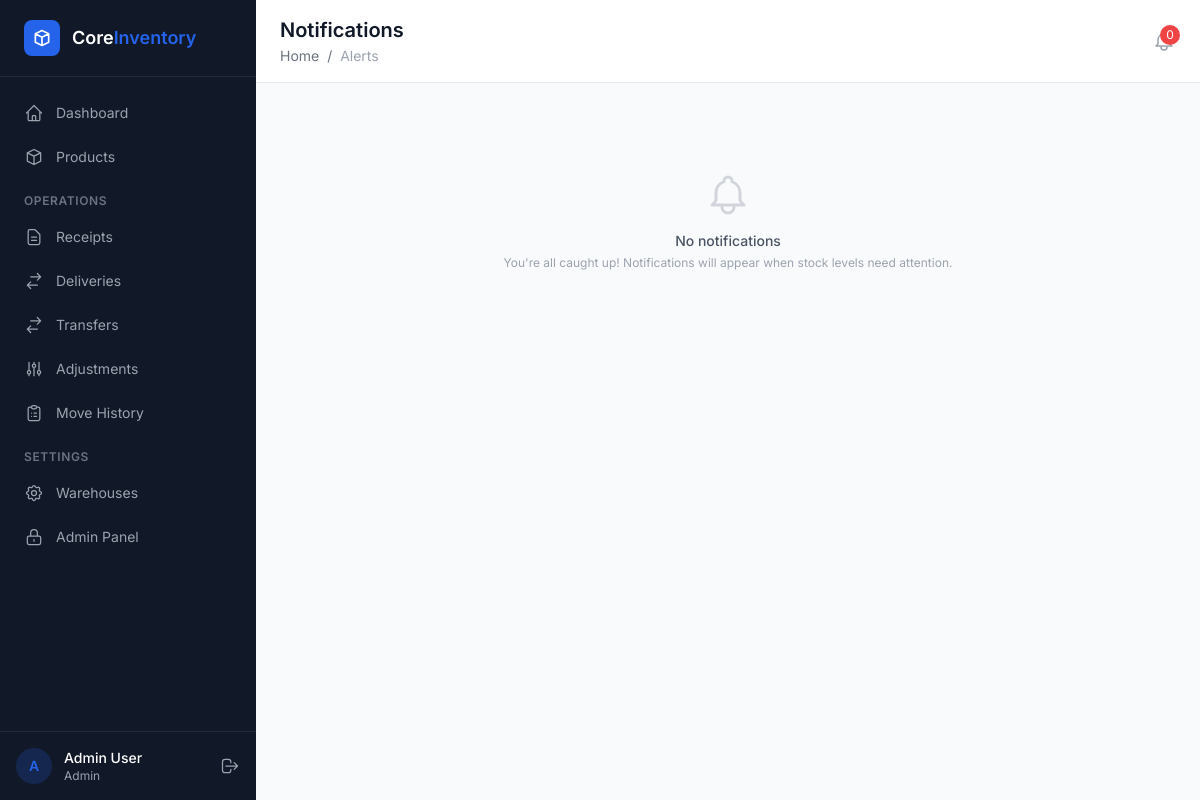
The page /alerts/ (signed in) on the database its author committed.
### apps/accounts/models.py (models this page shows, shortened)
class CustomUser(AbstractUser):
    username = None  # Remove username field
    email = models.EmailField('email address', unique=True)
    full_name = models.CharField(max_length=255, blank=True)
    phone = models.CharField(max_length=20, blank=True)
    avatar = models.ImageField(upload_to='avatars/', blank=True, null=True)
    role = models.ForeignKey(
        'access.Role',
        on_delete=models.SET_NULL,
        null=True,
        blank=True,
        related_name='users',
    )
    warehouse = models.ForeignKey(
        'warehouses.Warehouse',
        on_delete=models.SET_NULL,
        null=True,
        blank=True,
        related_name='users',
        help_text='Restricts user to one warehouse',
    )
    USERNAME_FIELD = 'email'
    REQUIRED_FIELDS = ['full_name']
    class Meta:
        verbose_name = 'User'
        verbose_name_plural = 'Users'
        ordering = ['-date_joined']

### apps/access/models.py (models this page shows, shortened)
class Role(models.Model):
    name = models.CharField(max_length=100, unique=True)
    description = models.TextField(blank=True)
    is_system_role = models.BooleanField(
        default=False,
        help_text='System roles cannot be deleted.',
    )
    created_at = models.DateTimeField(auto_now_add=True)
    class Meta:
        ordering = ['name']

### apps/alerts/views.py (the view)
# urls.py: path('', views.notification_list, name='list'),
@login_required
def notification_list(request):
    qs = Notification.objects.select_related('product', 'location').order_by('-created_at')
    paginator = Paginator(qs, 30)
    page_obj = paginator.get_page(request.GET.get('page'))
    unread_ids = [n.pk for n in page_obj if not n.is_read]
    if unread_ids:
        Notification.objects.filter(pk__in=unread_ids).update(is_read=True)
    return render(request, 'alerts/list.html', {'page_obj': page_obj})

### apps/access/templatetags/access_tags.py (called while the page is built)
@register.simple_tag
def has_permission(user, codename):
    return has_user_permission(user, codename)

### templates/alerts/list.html (shortened to what this page needs)
{% extends "base.html" %}
{% block page_title %}Notifications{% endblock %}
{% block breadcrumb %}<a href="/dashboard/" class="hover:text-primary">Home</a> <span class="mx-1">/</span> <span class="text-gray-400">Alerts</span>{% endblock %}
{% block content %}
{% if page_obj %}
<div class="space-y-3">{% for n in page_obj %}
    <div class="bg-white rounded-xl border border-gray-200 p-5 flex items-start gap-4 {% if not n.is_read %}border-l-4 border-l-amber-500{% endif %}">
        <div class="flex-shrink-0 w-10 h-10 rounded-lg flex items-center justify-center {% if n.notification_type == 'low_stock' %}bg-amber-50{% elif n.notification_type == 'out_of_stock' %}bg-red-50{% else %}bg-blue-50{% endif %}">
            {% if n.notification_type == 'out_of_stock' %}
            <svg class="w-5 h-5 text-red-500" fill="none" stroke="currentColor" viewBox="0 0 24 24"><path stroke-linecap="round" stroke-linejoin="round" stroke-width="2" d="M18.364 18.364A9 9 0 005.636 5.636m12.728 12.728A9 9 0 015.636 5.636m12.728 12.728L5.636 5.636"/></svg>
            {% else %}
            <svg class="w-5 h-5 text-amber-500" fill="none" stroke="currentColor" viewBox="0 0 24 24"><path stroke-linecap="round" stroke-linejoin="round" stroke-width="2" d="M12 9v2m0 4h.01m-6.938 4h13.856c1.54 0 2.502-1.667 1.732-2.5L13.732 4c-.77-.833-1.964-.833-2.732 0L4.082 16.5c-.77.833.192 2.5 1.732 2.5z"/></svg>
            {% endif %}
        </div>
        <div class="flex-1 min-w-0">
            <div class="flex items-center justify-between">
                <span class="inline-flex items-center px-2.5 py-0.5 rounded-full text-xs font-medium {% if n.notification_type == 'out_of_stock' %}bg-red-100 text-red-700{% else %}bg-amber-100 text-amber-700{% endif %}">{{ n.get_notification_type_display }}</span>
                <span class="text-xs text-gray-400">{{ n.created_at|timesince }} ago</span>
            </div>
            <p class="mt-1.5 text-sm text-gray-900">{{ n.message }}</p>
            <div class="mt-1 flex items-center gap-4 text-xs text-gray-500">
                {% if n.product %}<span>Product: <strong>{{ n.product.name }}</strong></span>{% endif %}
                {% if n.location %}<span>Location: <strong>{{ n.location }}</strong></span>{% endif %}
            </div>
        </div>
    </div>
{% endfor %}</div>
{% include "partials/pagination.html" %}
{% else %}
{% include "partials/empty_state.html" with icon="bell" title="No notifications" message="You're all caught up! Notifications will appear when stock levels need attention." %}
{% endif %}
{% endblock %}

### templates/base.html (shortened to what this page needs)
<!DOCTYPE html>
<html lang="en">
<head>
    <script src="https://cdn.tailwindcss.com"></script>
</head>
<body class="bg-content-bg min-h-screen">
    {% if user.is_authenticated %}
    <div class="flex min-h-screen">
        <aside class="w-64 bg-sidebar-bg text-sidebar-text flex flex-col fixed h-full z-30" x-data="{ open: true }">
            <div class="flex items-center gap-3 px-6 py-5 border-b border-gray-700/50">
                <div class="w-9 h-9 bg-primary rounded-lg flex items-center justify-center">
                    <svg class="w-5 h-5 text-white" fill="none" stroke="currentColor" viewBox="0 0 24 24">
                        <path stroke-linecap="round" stroke-linejoin="round" stroke-width="2" d="M20 7l-8-4-8 4m16 0l-8 4m8-4v10l-8 4m0-10L4 7m8 4v10M4 7v10l8 4"/>
                    </svg>
                </div>
                <div>
                    <span class="text-white font-semibold text-lg">Core</span><span class="text-primary font-semibold text-lg">Inventory</span>
                </div>
            </div>
            <nav class="flex-1 px-3 py-4 space-y-1 overflow-y-auto">
                <a href="/dashboard/" class="sidebar-link flex items-center gap-3 px-3 py-2.5 rounded-lg text-sm {% if request.path == '/dashboard/' %}active text-white{% endif %}">
                    <svg class="w-5 h-5" fill="none" stroke="currentColor" viewBox="0 0 24 24"><path stroke-linecap="round" stroke-linejoin="round" stroke-width="1.5" d="M3 12l2-2m0 0l7-7 7 7M5 10v10a1 1 0 001 1h3m10-11l2 2m-2-2v10a1 1 0 01-1 1h-3m-6 0a1 1 0 001-1v-4a1 1 0 011-1h2a1 1 0 011 1v4a1 1 0 001 1m-6 0h6"/></svg>
                    Dashboard
                </a>
                <a href="/products/" class="sidebar-link flex items-center gap-3 px-3 py-2.5 rounded-lg text-sm {% if '/products/' in request.path %}active text-white{% endif %}">
                    <svg class="w-5 h-5" fill="none" stroke="currentColor" viewBox="0 0 24 24"><path stroke-linecap="round" stroke-linejoin="round" stroke-width="1.5" d="M20 7l-8-4-8 4m16 0l-8 4m8-4v10l-8 4m0-10L4 7m8 4v10M4 7v10l8 4"/></svg>
                    Products
                </a>
                <div class="pt-3 pb-1 px-3">
                    <p class="text-xs font-semibold uppercase tracking-wider text-gray-500">Operations</p>
                </div>
                <a href="/receipts/" class="sidebar-link flex items-center gap-3 px-3 py-2.5 rounded-lg text-sm {% if '/receipts/' in request.path %}active text-white{% endif %}">
                    <svg class="w-5 h-5" fill="none" stroke="currentColor" viewBox="0 0 24 24"><path stroke-linecap="round" stroke-linejoin="round" stroke-width="1.5" d="M9 12h6m-6 4h6m2 5H7a2 2 0 01-2-2V5a2 2 0 012-2h5.586a1 1 0 01.707.293l5.414 5.414a1 1 0 01.293.707V19a2 2 0 01-2 2z"/></svg>
                    Receipts
                </a>
                <a href="/deliveries/" class="sidebar-link flex items-center gap-3 px-3 py-2.5 rounded-lg text-sm {% if '/deliveries/' in request.path %}active text-white{% endif %}">
                    <svg class="w-5 h-5" fill="none" stroke="currentColor" viewBox="0 0 24 24"><path stroke-linecap="round" stroke-linejoin="round" stroke-width="1.5" d="M8 7h12m0 0l-4-4m4 4l-4 4m0 6H4m0 0l4 4m-4-4l4-4"/></svg>
                    Deliveries
                </a>
                <a href="/transfers/" class="sidebar-link flex items-center gap-3 px-3 py-2.5 rounded-lg text-sm {% if '/transfers/' in request.path %}active text-white{% endif %}">
                    <svg class="w-5 h-5" fill="none" stroke="currentColor" viewBox="0 0 24 24"><path stroke-linecap="round" stroke-linejoin="round" stroke-width="1.5" d="M8 7h12m0 0l-4-4m4 4l-4 4m0 6H4m0 0l4 4m-4-4l4-4"/></svg>
                    Transfers
                </a>
                <a href="/adjustments/" class="sidebar-link flex items-center gap-3 px-3 py-2.5 rounded-lg text-sm {% if '/adjustments/' in request.path %}active text-white{% endif %}">
                    <svg class="w-5 h-5" fill="none" stroke="currentColor" viewBox="0 0 24 24"><path stroke-linecap="round" stroke-linejoin="round" stroke-width="1.5" d="M12 6V4m0 2a2 2 0 100 4m0-4a2 2 0 110 4m-6 8a2 2 0 100-4m0 4a2 2 0 110-4m0 4v2m0-6V4m6 6v10m6-2a2 2 0 100-4m0 4a2 2 0 110-4m0 4v2m0-6V4"/></svg>
                    Adjustments
                </a>
                <a href="/ledger/" class="sidebar-link flex items-center gap-3 px-3 py-2.5 rounded-lg text-sm {% if '/ledger/' in request.path %}active text-white{% endif %}">
                    <svg class="w-5 h-5" fill="none" stroke="currentColor" viewBox="0 0 24 24"><path stroke-linecap="round" stroke-linejoin="round" stroke-width="1.5" d="M9 5H7a2 2 0 00-2 2v12a2 2 0 002 2h10a2 2 0 002-2V7a2 2 0 00-2-2h-2M9 5a2 2 0 002 2h2a2 2 0 002-2M9 5a2 2 0 012-2h2a2 2 0 012 2m-3 7h3m-3 4h3m-6-4h.01M9 16h.01"/></svg>
                    Move History
                </a>
                {% load access_tags %}
                {% has_permission request.user 'can_manage_warehouses' as can_settings %}
                {% if can_settings %}
                <div class="pt-3 pb-1 px-3">
                    <p class="text-xs font-semibold uppercase tracking-wider text-gray-500">Settings</p>
                </div>
                <a href="/settings/warehouses/" class="sidebar-link flex items-center gap-3 px-3 py-2.5 rounded-lg text-sm">
                    Warehouses
                </a>
                {% endif %}
                {% has_permission request.user 'can_access_admin_panel' as can_admin %}
                {% if can_admin or request.user.is_superuser %}
                <a href="/admin-panel/" class="sidebar-link flex items-center gap-3 px-3 py-2.5 rounded-lg text-sm">
                    <svg class="w-5 h-5" fill="none" stroke="currentColor" viewBox="0 0 24 24"><path stroke-linecap="round" stroke-linejoin="round" stroke-width="1.5" d="M12 15v2m-6 4h12a2 2 0 002-2v-6a2 2 0 00-2-2H6a2 2 0 00-2 2v6a2 2 0 002 2zm10-10V7a4 4 0 00-8 0v4h8z"/></svg>
                    Admin Panel
                </a>
                {% endif %}
            </nav>
            <div class="px-4 py-4 border-t border-gray-700/50">
                <div class="flex items-center gap-3">
                    <div class="w-9 h-9 bg-primary/20 rounded-full flex items-center justify-center">
                        <span class="text-primary text-sm font-semibold">{{ user.full_name|make_list|first|default:"U" }}</span>
                    </div>
                    <div class="flex-1 min-w-0">
                        <p class="text-sm font-medium text-white truncate">{{ user.full_name|default:user.email }}</p>
                        <p class="text-xs text-gray-400 truncate">{{ user.role.name|default:"No Role" }}</p>
                    </div>
                    <a href="/accounts/logout/" class="text-gray-400 hover:text-white transition-colors" title="Logout">
                        <svg class="w-5 h-5" fill="none" stroke="currentColor" viewBox="0 0 24 24"><path stroke-linecap="round" stroke-linejoin="round" stroke-width="1.5" d="M17 16l4-4m0 0l-4-4m4 4H7m6 4v1a3 3 0 01-3 3H6a3 3 0 01-3-3V7a3 3 0 013-3h4a3 3 0 013 3v1"/></svg>
                    </a>
                </div>
            </div>
        </aside>
        <main class="flex-1 ml-64">
            <header class="bg-white border-b border-gray-200 sticky top-0 z-20">
                <div class="flex items-center justify-between px-6 py-4">
                    <div>
                        <h1 class="text-xl font-semibold text-gray-900">{% block page_title %}Dashboard{% endblock %}</h1>
                        <nav class="text-sm text-gray-500 mt-0.5">
                            {% block breadcrumb %}<a href="/dashboard/" class="hover:text-primary">Home</a>{% endblock %}
                        </nav>
                    </div>
                    <div class="flex items-center gap-4">
                        <button class="relative text-gray-400 hover:text-gray-600 transition-colors" title="Notifications">
                            <span id="notif-badge" class="absolute -top-1 -right-1 w-5 h-5 bg-red-500 text-white text-xs rounded-full flex items-center justify-center"
                                  hx-get="/alerts/count/" hx-trigger="every 30s" hx-target="#notif-badge" hx-swap="outerHTML">
                                0
                            </span>
                        </button>
                    </div>
                </div>
            </header>
            <div class="p-6">
                {% block content %}{% endblock %}
            </div>
        </main>
    </div>
    {% else %}
    <div class="min-h-screen flex items-center justify-center bg-gradient-to-br from-gray-900 via-gray-800 to-gray-900">
        {% block auth_content %}{% endblock %}
    </div>
    {% endif %}
</body>
</html>

### templates/base.html (style rules this page uses)
:root { --primary: #2563EB; --success: #16A34A; --warning: #D97706; --danger: #DC2626; --info: #0891B2; --sidebar-bg: #111827; --sidebar-text: #9CA3AF; --sidebar-active: #1F2937; --content-bg: #F9FAFB; --card-bg: #FFFFFF; --border: #E5E7EB; }
body { font-family: 'Inter', system-ui, sans-serif; }
.sidebar-link { transition: all 0.15s ease; }

### rows shown on the page
CustomUser: full_name|make_list "A", full_name "Admin User", role.name "Admin"

### other values the page prints
{{ title|default:"No data found" }} "No notifications"
{{ message|default:"" }} "You're all caught up! Notifications will appear when stock levels need attention."
